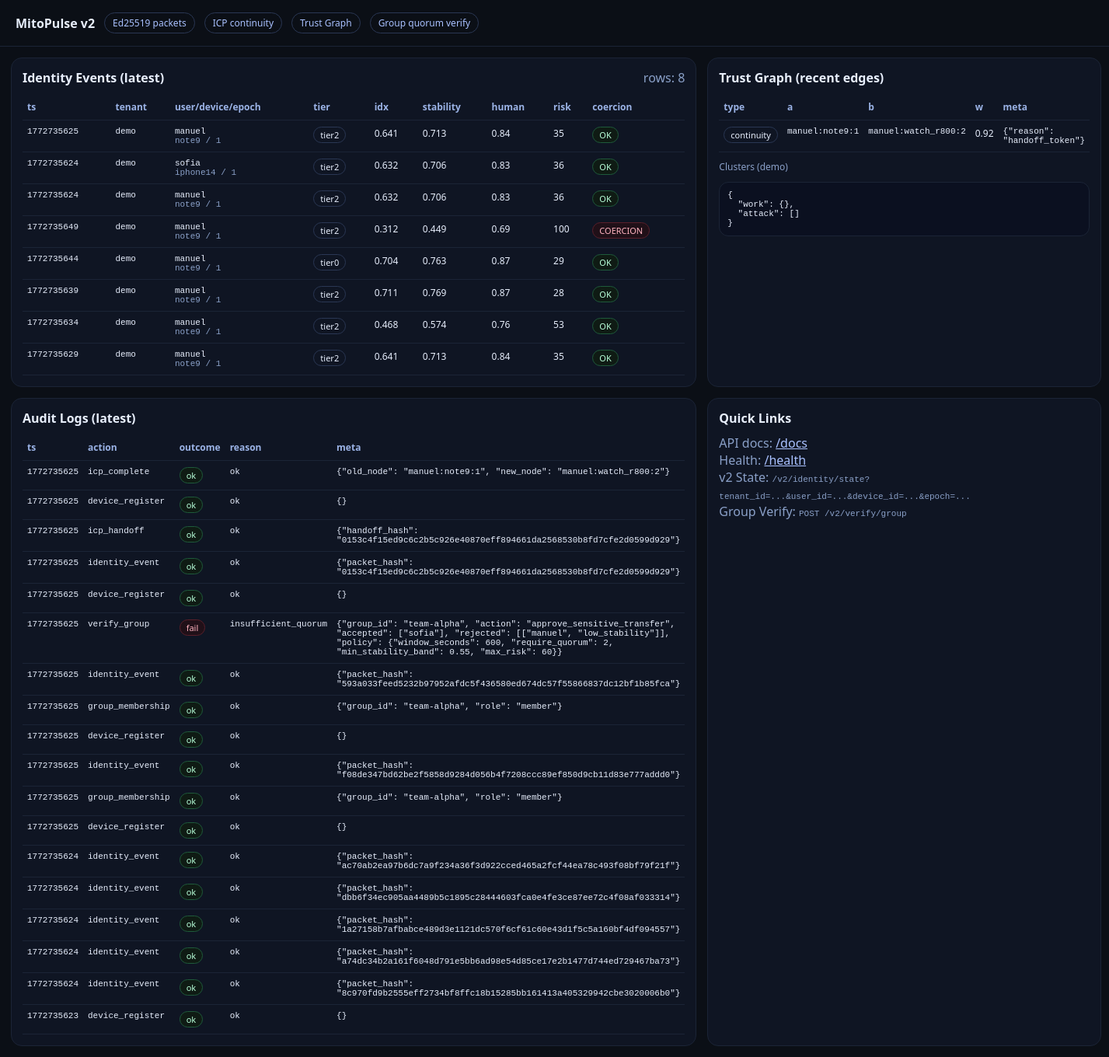
/dashboard, run on the app's committed database.
### tables this page shows
CREATE TABLE identity_events (
  id INTEGER PRIMARY KEY AUTOINCREMENT,
  tenant_id TEXT NOT NULL,
  user_id TEXT NOT NULL,
  device_id TEXT NOT NULL,
  epoch INTEGER NOT NULL,
  ts INTEGER NOT NULL,
  tier TEXT NOT NULL,
  idx REAL NOT NULL,
  slope REAL NOT NULL,
  stability REAL NOT NULL,
  human_conf REAL NOT NULL,
  risk INTEGER NOT NULL,
  coercion INTEGER NOT NULL,
  packet_hash TEXT NOT NULL,
  request_id TEXT NOT NULL UNIQUE,
  created_at INTEGER NOT NULL
);

CREATE TABLE trust_edges (
  id INTEGER PRIMARY KEY AUTOINCREMENT,
  a_node TEXT NOT NULL,
  b_node TEXT NOT NULL,
  edge_type TEXT NOT NULL,
  weight REAL NOT NULL,
  meta_json TEXT NOT NULL,
  created_at INTEGER NOT NULL
);

CREATE TABLE audit_logs (
  id INTEGER PRIMARY KEY AUTOINCREMENT,
  ts INTEGER NOT NULL,
  action TEXT NOT NULL,
  tenant_id TEXT,
  user_id TEXT,
  device_id TEXT,
  request_id TEXT,
  outcome TEXT NOT NULL,
  reason TEXT NOT NULL,
  meta_json TEXT NOT NULL
);

### app/main.py (the view)
@app.get("/dashboard", response_class=HTMLResponse)
def dashboard(request: Request):
    conn = get_conn()
    try:
        events = fetchall(conn, "SELECT * FROM identity_events ORDER BY id DESC LIMIT 50")
        edges  = fetchall(conn, "SELECT * FROM trust_edges ORDER BY id DESC LIMIT 50")
        audit_rows = fetchall(conn, "SELECT * FROM audit_logs ORDER BY id DESC LIMIT 60")
        clusters = simple_clusters(conn)
        return templates.TemplateResponse("dashboard.html", {"request": request, "events": events, "edges": edges, "audit": audit_rows, "clusters": json.dumps(clusters, indent=2)})
    finally:
        conn.close()

### app/templates/dashboard.html (shortened to what this page needs)
<!doctype html>
<html>
<head>
</head>
<body>
<header>
  <div style="font-weight:700">MitoPulse v2</div>
  <div class="pill">Ed25519 packets</div>
  <div class="pill">ICP continuity</div>
  <div class="pill">Trust Graph</div>
  <div class="pill">Group quorum verify</div>
</header>
<div class="grid">
  <div class="card">
    <div style="display:flex;justify-content:space-between;align-items:center;margin-bottom:10px">
      <div style="font-weight:650">Identity Events (latest)</div>
      <div class="muted">rows: {{events|length}}</div>
    </div>
    <table>
      <thead><tr>
        <th>ts</th><th>tenant</th><th>user/device/epoch</th><th>tier</th><th>idx</th><th>stability</th><th>human</th><th>risk</th><th>coercion</th>
      </tr></thead>
      <tbody>
      {% for e in events %}
        <tr>
          <td class="mono">{{e.ts}}</td>
          <td class="mono">{{e.tenant_id}}</td>
          <td class="mono">{{e.user_id}}<br><span class="muted">{{e.device_id}} / {{e.epoch}}</span></td>
          <td><span class="badge">{{e.tier}}</span></td>
          <td>{{"%.3f"|format(e.idx)}}</td>
          <td>{{"%.3f"|format(e.stability)}}</td>
          <td>{{"%.2f"|format(e.human_conf)}}</td>
          <td>{{e.risk}}</td>
          <td>{% if e.coercion %}<span class="badge bad">COERCION</span>{% else %}<span class="badge ok">OK</span>{% endif %}</td>
        </tr>
      {% endfor %}
      </tbody>
    </table>
  </div>
  <div class="card">
    <div style="font-weight:650;margin-bottom:10px">Trust Graph (recent edges)</div>
    <table>
      <thead><tr><th>type</th><th>a</th><th>b</th><th>w</th><th>meta</th></tr></thead>
      <tbody>
      {% for g in edges %}
        <tr>
          <td><span class="badge">{{g.edge_type}}</span></td>
          <td class="mono">{{g.a_node}}</td>
          <td class="mono">{{g.b_node}}</td>
          <td>{{"%.2f"|format(g.weight)}}</td>
          <td class="mono">{{g.meta_json}}</td>
        </tr>
      {% endfor %}
      </tbody>
    </table>
    <div style="height:10px"></div>
    <div class="muted" style="font-size:12px">Clusters (demo)</div>
    <pre class="mono" style="white-space:pre-wrap;background:#0b1020;border:1px solid #1b2436;border-radius:12px;padding:10px">{{clusters}}</pre>
  </div>
  <div class="card">
    <div style="font-weight:650;margin-bottom:10px">Audit Logs (latest)</div>
    <table>
      <thead><tr><th>ts</th><th>action</th><th>outcome</th><th>reason</th><th>meta</th></tr></thead>
      <tbody>
      {% for a in audit %}
        <tr>
          <td class="mono">{{a.ts}}</td>
          <td class="mono">{{a.action}}</td>
          <td>{% if a.outcome=="ok" %}<span class="badge ok">ok</span>{% else %}<span class="badge bad">{{a.outcome}}</span>{% endif %}</td>
          <td class="mono">{{a.reason}}</td>
          <td class="mono">{{a.meta_json}}</td>
        </tr>
      {% endfor %}
      </tbody>
    </table>
  </div>
  <div class="card">
    <div style="font-weight:650;margin-bottom:10px">Quick Links</div>
    <div class="muted">API docs: <a href="/docs">/docs</a></div>
    <div class="muted">Health: <a href="/health">/health</a></div>
    <div class="muted">v2 State: <span class="mono">/v2/identity/state?tenant_id=...&user_id=...&device_id=...&epoch=...</span></div>
    <div class="muted">Group Verify: <span class="mono">POST /v2/verify/group</span></div>
  </div>
</div>
</body>
</html>

### app/templates/dashboard.html (style rules this page uses)
body { font-family:system-ui,Segoe UI,Roboto,Arial; background:#0b0f16; color:#e7eefc; margin:0; }
header { padding:16px 20px; border-bottom:1px solid #1b2436; display:flex; align-items:center; gap:12px; }
.pill { padding:4px 10px; border:1px solid #2a3754; border-radius:999px; color:#a9c1ff; font-size:12px; }
.grid { display:grid; grid-template-columns: 1fr 1fr; gap:14px; padding:14px; }
.card { background:#0f1523; border:1px solid #1b2436; border-radius:14px; padding:14px; }
table { width:100%; border-collapse:collapse; font-size:12px; }
th,td { border-bottom:1px solid #1b2436; padding:8px 6px; text-align:left; vertical-align:top; }
th { color:#9bb3e6; font-weight:600; }
.badge { padding:2px 8px; border-radius:999px; font-size:11px; border:1px solid #2a3754; display:inline-block }
.bad { border-color:#5a1f2a; color:#ffb3c0; background:#201018 }
.ok { border-color:#1f5a3b; color:#b8ffd9; background:#0f1b14 }
.muted { color:#8aa0c8 }
.mono { font-family: ui-monospace, SFMono-Regular, Menlo, Monaco, Consolas, "Liberation Mono"; font-size:11px; }
a { color:#a9c1ff }

### data on the page
identity_events: ts "1772735625", tenant_id "demo", user_id "manuel", device_id "note9", epoch "1", tier "tier2", idx "0.641", stability "0.713", human_conf "0.84", risk "35", coercion "OK"
identity_events: ts "1772735624", tenant_id "demo", user_id "sofia", device_id "iphone14", epoch "1", tier "tier2", idx "0.632", stability "0.706", human_conf "0.83", risk "36", coercion "OK"
identity_events: ts "1772735624", tenant_id "demo", user_id "manuel", device_id "note9", epoch "1", tier "tier2", idx "0.632", stability "0.706", human_conf "0.83", risk "36", coercion "OK"
identity_events: ts "1772735649", tenant_id "demo", user_id "manuel", device_id "note9", epoch "1", tier "tier2", idx "0.312", stability "0.449", human_conf "0.69", risk "100", coercion "COERCION"
identity_events: ts "1772735644", tenant_id "demo", user_id "manuel", device_id "note9", epoch "1", tier "tier0", idx "0.704", stability "0.763", human_conf "0.87", risk "29", coercion "OK"
identity_events: ts "1772735639", tenant_id "demo", user_id "manuel", device_id "note9", epoch "1", tier "tier2", idx "0.711", stability "0.769", human_conf "0.87", risk "28", coercion "OK"
identity_events: ts "1772735634", tenant_id "demo", user_id "manuel", device_id "note9", epoch "1", tier "tier2", idx "0.468", stability "0.574", human_conf "0.76", risk "53", coercion "OK"
identity_events: ts "1772735629", tenant_id "demo", user_id "manuel", device_id "note9", epoch "1", tier "tier2", idx "0.641", stability "0.713", human_conf "0.84", risk "35", coercion "OK"
trust_edges: edge_type "continuity", a_node "manuel:note9:1", b_node "manuel:watch_r800:2", weight "0.92", meta_json "{\"reason\": \"handoff_token\"}"
audit_logs: ts "1772735625", action "icp_complete", outcome "ok", reason "ok", meta_json "{\"old_node\": \"manuel:note9:1\", \"new_node\": \"manuel:watch_r800:2\"}"
audit_logs: ts "1772735625", action "device_register", outcome "ok", reason "ok", meta_json "{}"
audit_logs: ts "1772735625", action "icp_handoff", outcome "ok", reason "ok", meta_json "{\"handoff_hash\": \"0153c4f15ed9c6c2b5c926e40870eff894661da2568530b8fd7cfe2d0599d929\"}"
audit_logs: ts "1772735625", action "identity_event", outcome "ok", reason "ok", meta_json "{\"packet_hash\": \"0153c4f15ed9c6c2b5c926e40870eff894661da2568530b8fd7cfe2d0599d929\"}"
audit_logs: ts "1772735625", action "device_register", outcome "ok", reason "ok", meta_json "{}"
audit_logs: ts "1772735625", action "verify_group", outcome "fail", reason "insufficient_quorum", meta_json "{\"group_id\": \"team-alpha\", \"action\": \"approve_sensitive_transfer\", \"accepted\": [\"sofia\"], \"rejected\": [[\"manuel\", \"low_stability\"]], \"policy\": {\"window_seconds\": 600, \"require_quorum\": 2, \"min_stability_band\": 0.55, \"max_risk\": 60}}"
audit_logs: ts "1772735625", action "identity_event", outcome "ok", reason "ok", meta_json "{\"packet_hash\": \"593a033feed5232b97952afdc5f436580ed674dc57f55866837dc12bf1b85fca\"}"
audit_logs: ts "1772735625", action "group_membership", outcome "ok", reason "ok", meta_json "{\"group_id\": \"team-alpha\", \"role\": \"member\"}"
audit_logs: ts "1772735625", action "device_register", outcome "ok", reason "ok", meta_json "{}"
audit_logs: ts "1772735625", action "identity_event", outcome "ok", reason "ok", meta_json "{\"packet_hash\": \"f08de347bd62be2f5858d9284d056b4f7208ccc89ef850d9cb11d83e777addd0\"}"
audit_logs: ts "1772735625", action "group_membership", outcome "ok", reason "ok", meta_json "{\"group_id\": \"team-alpha\", \"role\": \"member\"}"
audit_logs: ts "1772735625", action "device_register", outcome "ok", reason "ok", meta_json "{}"
audit_logs: ts "1772735624", action "identity_event", outcome "ok", reason "ok", meta_json "{\"packet_hash\": \"ac70ab2ea97b6dc7a9f234a36f3d922cced465a2fcf44ea78c493f08bf79f21f\"}"
audit_logs: ts "1772735624", action "identity_event", outcome "ok", reason "ok", meta_json "{\"packet_hash\": \"dbb6f34ec905aa4489b5c1895c28444603fca0e4fe3ce87ee72c4f08af033314\"}"
audit_logs: ts "1772735624", action "identity_event", outcome "ok", reason "ok", meta_json "{\"packet_hash\": \"1a27158b7afbabce489d3e1121dc570f6cf61c60e43d1f5c5a160bf4df094557\"}"
audit_logs: ts "1772735624", action "identity_event", outcome "ok", reason "ok", meta_json "{\"packet_hash\": \"a74dc34b2a161f6048d791e5bb6ad98e54d85ce17e2b1477d744ed729467ba73\"}"
audit_logs: ts "1772735624", action "identity_event", outcome "ok", reason "ok", meta_json "{\"packet_hash\": \"8c970fd9b2555eff2734bf8ffc18b15285bb161413a405329942cbe3020006b0\"}"
audit_logs: ts "1772735623", action "device_register", outcome "ok", reason "ok", meta_json "{}"

### other printed values
{{ events|length }} "8"
{{ clusters }} "{ \"work\": {}, \"attack\": [] }"
